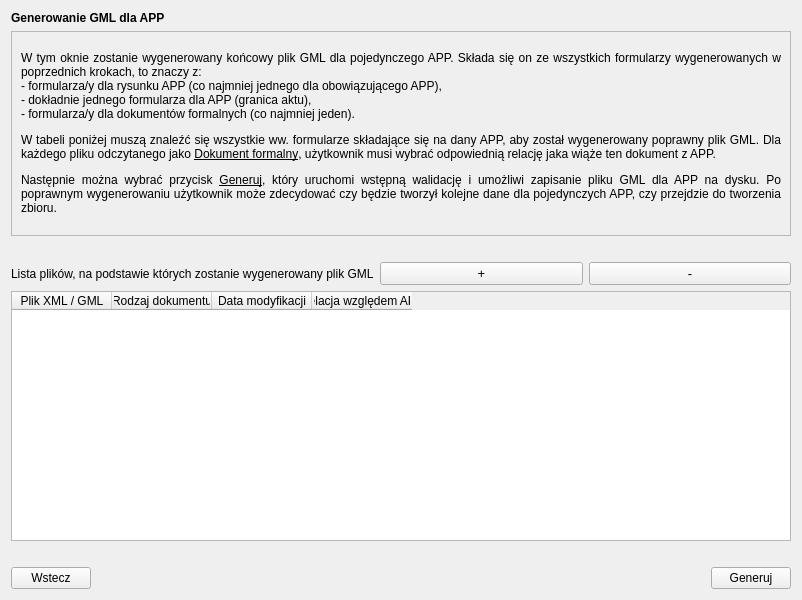
<?xml version="1.0" encoding="UTF-8"?>
<ui version="4.0">
 <class>Dialog</class>
 <widget class="QDialog" name="Dialog">
  <property name="enabled">
   <bool>true</bool>
  </property>
  <property name="geometry">
   <rect>
    <x>0</x>
    <y>0</y>
    <width>802</width>
    <height>600</height>
   </rect>
  </property>
  <property name="minimumSize">
   <size>
    <width>800</width>
    <height>600</height>
   </size>
  </property>
  <property name="windowTitle">
   <string>Dialog</string>
  </property>
  <layout class="QGridLayout" name="gridLayout">
   <item row="0" column="0">
    <layout class="QVBoxLayout" name="verticalLayout">
     <item>
      <widget class="QLabel" name="title_lbl">
       <property name="font">
        <font>
         <weight>75</weight>
         <bold>true</bold>
        </font>
       </property>
       <property name="text">
        <string>Generowanie GML dla APP</string>
       </property>
       <property name="margin">
        <number>7</number>
       </property>
      </widget>
     </item>
     <item>
      <widget class="QScrollArea" name="instruction_scrollArea">
       <property name="sizePolicy">
        <sizepolicy hsizetype="Expanding" vsizetype="Preferred">
         <horstretch>0</horstretch>
         <verstretch>0</verstretch>
        </sizepolicy>
       </property>
       <property name="widgetResizable">
        <bool>true</bool>
       </property>
       <widget class="QWidget" name="scrollAreaWidgetContents">
        <property name="geometry">
         <rect>
          <x>0</x>
          <y>0</y>
          <width>763</width>
          <height>294</height>
         </rect>
        </property>
        <property name="sizePolicy">
         <sizepolicy hsizetype="Preferred" vsizetype="Preferred">
          <horstretch>0</horstretch>
          <verstretch>0</verstretch>
         </sizepolicy>
        </property>
        <layout class="QGridLayout" name="gridLayout_2">
         <item row="0" column="0">
          <widget class="QLabel" name="instruction_lbl">
           <property name="font">
            <font>
             <stylestrategy>PreferDefault</stylestrategy>
            </font>
           </property>
           <property name="text">
            <string>&lt;html&gt;&lt;head/&gt;&lt;body&gt;&lt;p&gt;W tym oknie zostanie wygenerowany końcowy plik GML dla pojedynczego APP. Składa się on ze wszystkich formularzy wygenerowanych w poprzednich krokach, to znaczy z:&lt;br/&gt;- formularza/y dla rysunku APP (co najmniej jednego dla obowiązującego APP),&lt;br/&gt;- dokładnie jednego formularza dla APP (granica aktu),&lt;br/&gt;- formularza/y dla dokumentów formalnych (co najmniej jeden).&lt;/p&gt;&lt;p&gt;W tabeli poniżej muszą znaleźć się wszystkie ww. formularze składające się na dany APP, aby został wygenerowany poprawny plik GML. Dla każdego pliku odczytanego jako &lt;span style=&quot; text-decoration: underline;&quot;&gt;Dokument formalny&lt;/span&gt;, użytkownik musi wybrać odpowiednią relację jaka wiąże ten dokument z APP. &lt;/p&gt;&lt;p&gt;Następnie można wybrać przycisk &lt;span style=&quot; text-decoration: underline;&quot;&gt;Generuj&lt;/span&gt;, który uruchomi wstępną walidację i umożliwi zapisanie pliku GML dla APP na dysku. Po poprawnym wygenerowaniu użytkownik może zdecydować czy będzie tworzył kolejne dane dla pojedynczych APP, czy przejdzie do tworzenia zbioru. &lt;/p&gt;&lt;/body&gt;&lt;/html&gt;</string>
           </property>
           <property name="alignment">
            <set>Qt::AlignJustify|Qt::AlignVCenter</set>
           </property>
           <property name="wordWrap">
            <bool>true</bool>
           </property>
           <property name="openExternalLinks">
            <bool>true</bool>
           </property>
          </widget>
         </item>
        </layout>
       </widget>
      </widget>
     </item>
     <item>
      <widget class="QLabel" name="empty1_lbl">
       <property name="text">
        <string/>
       </property>
      </widget>
     </item>
     <item>
      <layout class="QHBoxLayout" name="horizontalLayout">
       <item>
        <widget class="QLabel" name="addFile_lbl">
         <property name="text">
          <string>Lista plików, na podstawie których zostanie wygenerowany plik GML</string>
         </property>
        </widget>
       </item>
       <item>
        <widget class="QPushButton" name="addElement_btn">
         <property name="font">
          <font>
           <pointsize>10</pointsize>
          </font>
         </property>
         <property name="text">
          <string>+</string>
         </property>
         <property name="autoDefault">
          <bool>false</bool>
         </property>
        </widget>
       </item>
       <item>
        <widget class="QPushButton" name="deleteElement_btn">
         <property name="font">
          <font>
           <pointsize>10</pointsize>
          </font>
         </property>
         <property name="text">
          <string>-</string>
         </property>
         <property name="autoDefault">
          <bool>false</bool>
         </property>
        </widget>
       </item>
      </layout>
     </item>
     <item>
      <widget class="QTableWidget" name="filesTable_widget">
       <property name="minimumSize">
        <size>
         <width>0</width>
         <height>250</height>
        </size>
       </property>
       <property name="rowCount">
        <number>0</number>
       </property>
       <column>
        <property name="text">
         <string>Plik XML / GML</string>
        </property>
       </column>
       <column>
        <property name="text">
         <string>Rodzaj dokumentu</string>
        </property>
       </column>
       <column>
        <property name="text">
         <string>Data modyfikacji</string>
        </property>
       </column>
       <column>
        <property name="text">
         <string>Relacja względem APP</string>
        </property>
       </column>
      </widget>
     </item>
     <item>
      <widget class="QLabel" name="empty3_lbl">
       <property name="text">
        <string/>
       </property>
      </widget>
     </item>
     <item>
      <layout class="QHBoxLayout" name="horizontalLayout_4">
       <item>
        <widget class="QPushButton" name="prev_btn">
         <property name="enabled">
          <bool>true</bool>
         </property>
         <property name="text">
          <string>Wstecz</string>
         </property>
         <property name="autoDefault">
          <bool>false</bool>
         </property>
        </widget>
       </item>
       <item>
        <spacer name="horizontalSpacer_3">
         <property name="orientation">
          <enum>Qt::Horizontal</enum>
         </property>
         <property name="sizeHint" stdset="0">
          <size>
           <width>40</width>
           <height>20</height>
          </size>
         </property>
        </spacer>
       </item>
       <item>
        <widget class="QPushButton" name="generate_btn">
         <property name="text">
          <string>Generuj</string>
         </property>
         <property name="autoDefault">
          <bool>false</bool>
         </property>
        </widget>
       </item>
      </layout>
     </item>
    </layout>
   </item>
  </layout>
 </widget>
 <resources/>
 <connections/>
</ui>
